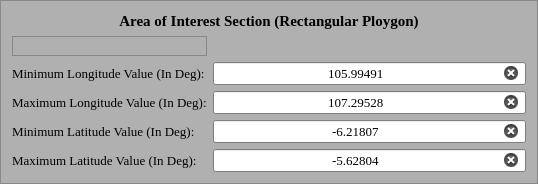
     <widget class="QFrame" name="Area_of_Interest_Frame">
      <property name="minimumSize">
       <size>
        <width>538</width>
        <height>169</height>
       </size>
      </property>
      <property name="maximumSize">
       <size>
        <width>600</width>
        <height>250</height>
       </size>
      </property>
      <property name="palette">
       <palette>
        <active>
         <colorrole role="WindowText">
          <brush brushstyle="SolidPattern">
           <color alpha="255">
            <red>0</red>
            <green>0</green>
            <blue>0</blue>
           </color>
          </brush>
         </colorrole>
         <colorrole role="Button">
          <brush brushstyle="SolidPattern">
           <color alpha="255">
            <red>176</red>
            <green>176</green>
            <blue>176</blue>
           </color>
          </brush>
         </colorrole>
         <colorrole role="Light">
          <brush brushstyle="SolidPattern">
           <color alpha="255">
            <red>255</red>
            <green>255</green>
            <blue>255</blue>
           </color>
          </brush>
         </colorrole>
         <colorrole role="Midlight">
          <brush brushstyle="SolidPattern">
           <color alpha="255">
            <red>215</red>
            <green>215</green>
            <blue>215</blue>
           </color>
          </brush>
         </colorrole>
         <colorrole role="Dark">
          <brush brushstyle="SolidPattern">
           <color alpha="255">
            <red>88</red>
            <green>88</green>
            <blue>88</blue>
           </color>
          </brush>
         </colorrole>
         <colorrole role="Mid">
          <brush brushstyle="SolidPattern">
           <color alpha="255">
            <red>117</red>
            <green>117</green>
            <blue>117</blue>
           </color>
          </brush>
         </colorrole>
         <colorrole role="Text">
          <brush brushstyle="SolidPattern">
           <color alpha="255">
            <red>0</red>
            <green>0</green>
            <blue>0</blue>
           </color>
          </brush>
         </colorrole>
         <colorrole role="BrightText">
          <brush brushstyle="SolidPattern">
           <color alpha="255">
            <red>255</red>
            <green>255</green>
            <blue>255</blue>
           </color>
          </brush>
         </colorrole>
         <colorrole role="ButtonText">
          <brush brushstyle="SolidPattern">
           <color alpha="255">
            <red>0</red>
            <green>0</green>
            <blue>0</blue>
           </color>
          </brush>
         </colorrole>
         <colorrole role="Base">
          <brush brushstyle="SolidPattern">
           <color alpha="255">
            <red>255</red>
            <green>255</green>
            <blue>255</blue>
           </color>
          </brush>
         </colorrole>
         <colorrole role="Window">
          <brush brushstyle="SolidPattern">
           <color alpha="255">
            <red>176</red>
            <green>176</green>
            <blue>176</blue>
           </color>
          </brush>
         </colorrole>
         <colorrole role="Shadow">
          <brush brushstyle="SolidPattern">
           <color alpha="255">
            <red>0</red>
            <green>0</green>
            <blue>0</blue>
           </color>
          </brush>
         </colorrole>
         <colorrole role="AlternateBase">
          <brush brushstyle="SolidPattern">
           <color alpha="255">
            <red>215</red>
            <green>215</green>
            <blue>215</blue>
           </color>
          </brush>
         </colorrole>
         <colorrole role="ToolTipBase">
          <brush brushstyle="SolidPattern">
           <color alpha="255">
            <red>255</red>
            <green>255</green>
            <blue>220</blue>
           </color>
          </brush>
         </colorrole>
         <colorrole role="ToolTipText">
          <brush brushstyle="SolidPattern">
           <color alpha="255">
            <red>0</red>
            <green>0</green>
            <blue>0</blue>
           </color>
          </brush>
         </colorrole>
         <colorrole role="PlaceholderText">
          <brush brushstyle="SolidPattern">
           <color alpha="127">
            <red>0</red>
            <green>0</green>
            <blue>0</blue>
           </color>
          </brush>
         </colorrole>
        </active>
        <inactive>
         <colorrole role="WindowText">
          <brush brushstyle="SolidPattern">
           <color alpha="255">
            <red>0</red>
            <green>0</green>
            <blue>0</blue>
           </color>
          </brush>
         </colorrole>
         <colorrole role="Button">
          <brush brushstyle="SolidPattern">
           <color alpha="255">
            <red>176</red>
            <green>176</green>
            <blue>176</blue>
           </color>
          </brush>
         </colorrole>
         <colorrole role="Light">
          <brush brushstyle="SolidPattern">
           <color alpha="255">
            <red>255</red>
            <green>255</green>
            <blue>255</blue>
           </color>
          </brush>
         </colorrole>
         <colorrole role="Midlight">
          <brush brushstyle="SolidPattern">
           <color alpha="255">
            <red>215</red>
            <green>215</green>
            <blue>215</blue>
           </color>
          </brush>
         </colorrole>
         <colorrole role="Dark">
          <brush brushstyle="SolidPattern">
           <color alpha="255">
            <red>88</red>
            <green>88</green>
            <blue>88</blue>
           </color>
          </brush>
         </colorrole>
         <colorrole role="Mid">
          <brush brushstyle="SolidPattern">
           <color alpha="255">
            <red>117</red>
            <green>117</green>
            <blue>117</blue>
           </color>
          </brush>
         </colorrole>
         <colorrole role="Text">
          <brush brushstyle="SolidPattern">
           <color alpha="255">
            <red>0</red>
            <green>0</green>
            <blue>0</blue>
           </color>
          </brush>
         </colorrole>
         <colorrole role="BrightText">
          <brush brushstyle="SolidPattern">
           <color alpha="255">
            <red>255</red>
            <green>255</green>
            <blue>255</blue>
           </color>
          </brush>
         </colorrole>
         <colorrole role="ButtonText">
          <brush brushstyle="SolidPattern">
           <color alpha="255">
            <red>0</red>
            <green>0</green>
            <blue>0</blue>
           </color>
          </brush>
         </colorrole>
         <colorrole role="Base">
          <brush brushstyle="SolidPattern">
           <color alpha="255">
            <red>255</red>
            <green>255</green>
            <blue>255</blue>
           </color>
          </brush>
         </colorrole>
         <colorrole role="Window">
          <brush brushstyle="SolidPattern">
           <color alpha="255">
            <red>176</red>
            <green>176</green>
            <blue>176</blue>
           </color>
          </brush>
         </colorrole>
         <colorrole role="Shadow">
          <brush brushstyle="SolidPattern">
           <color alpha="255">
            <red>0</red>
            <green>0</green>
            <blue>0</blue>
           </color>
          </brush>
         </colorrole>
         <colorrole role="AlternateBase">
          <brush brushstyle="SolidPattern">
           <color alpha="255">
            <red>215</red>
            <green>215</green>
            <blue>215</blue>
           </color>
          </brush>
         </colorrole>
         <colorrole role="ToolTipBase">
          <brush brushstyle="SolidPattern">
           <color alpha="255">
            <red>255</red>
            <green>255</green>
            <blue>220</blue>
           </color>
          </brush>
         </colorrole>
         <colorrole role="ToolTipText">
          <brush brushstyle="SolidPattern">
           <color alpha="255">
            <red>0</red>
            <green>0</green>
            <blue>0</blue>
           </color>
          </brush>
         </colorrole>
         <colorrole role="PlaceholderText">
          <brush brushstyle="SolidPattern">
           <color alpha="127">
            <red>0</red>
            <green>0</green>
            <blue>0</blue>
           </color>
          </brush>
         </colorrole>
        </inactive>
        <disabled>
         <colorrole role="WindowText">
          <brush brushstyle="SolidPattern">
           <color alpha="255">
            <red>88</red>
            <green>88</green>
            <blue>88</blue>
           </color>
          </brush>
         </colorrole>
         <colorrole role="Button">
          <brush brushstyle="SolidPattern">
           <color alpha="255">
            <red>176</red>
            <green>176</green>
            <blue>176</blue>
           </color>
          </brush>
         </colorrole>
         <colorrole role="Light">
          <brush brushstyle="SolidPattern">
           <color alpha="255">
            <red>255</red>
            <green>255</green>
            <blue>255</blue>
           </color>
          </brush>
         </colorrole>
         <colorrole role="Midlight">
          <brush brushstyle="SolidPattern">
           <color alpha="255">
            <red>215</red>
            <green>215</green>
            <blue>215</blue>
           </color>
          </brush>
         </colorrole>
         <colorrole role="Dark">
          <brush brushstyle="SolidPattern">
           <color alpha="255">
            <red>88</red>
            <green>88</green>
            <blue>88</blue>
           </color>
          </brush>
         </colorrole>
         <colorrole role="Mid">
          <brush brushstyle="SolidPattern">
           <color alpha="255">
            <red>117</red>
            <green>117</green>
            <blue>117</blue>
           </color>
          </brush>
         </colorrole>
         <colorrole role="Text">
          <brush brushstyle="SolidPattern">
           <color alpha="255">
            <red>88</red>
            <green>88</green>
            <blue>88</blue>
           </color>
          </brush>
         </colorrole>
         <colorrole role="BrightText">
          <brush brushstyle="SolidPattern">
           <color alpha="255">
            <red>255</red>
            <green>255</green>
            <blue>255</blue>
           </color>
          </brush>
         </colorrole>
         <colorrole role="ButtonText">
          <brush brushstyle="SolidPattern">
           <color alpha="255">
            <red>88</red>
            <green>88</green>
            <blue>88</blue>
           </color>
          </brush>
         </colorrole>
         <colorrole role="Base">
          <brush brushstyle="SolidPattern">
           <color alpha="255">
            <red>176</red>
            <green>176</green>
            <blue>176</blue>
           </color>
          </brush>
         </colorrole>
         <colorrole role="Window">
          <brush brushstyle="SolidPattern">
           <color alpha="255">
            <red>176</red>
            <green>176</green>
            <blue>176</blue>
           </color>
          </brush>
         </colorrole>
         <colorrole role="Shadow">
          <brush brushstyle="SolidPattern">
           <color alpha="255">
            <red>0</red>
            <green>0</green>
            <blue>0</blue>
           </color>
          </brush>
         </colorrole>
         <colorrole role="AlternateBase">
          <brush brushstyle="SolidPattern">
           <color alpha="255">
            <red>176</red>
            <green>176</green>
            <blue>176</blue>
           </color>
          </brush>
         </colorrole>
         <colorrole role="ToolTipBase">
          <brush brushstyle="SolidPattern">
           <color alpha="255">
            <red>255</red>
            <green>255</green>
            <blue>220</blue>
           </color>
          </brush>
         </colorrole>
         <colorrole role="ToolTipText">
          <brush brushstyle="SolidPattern">
           <color alpha="255">
            <red>0</red>
            <green>0</green>
            <blue>0</blue>
           </color>
          </brush>
         </colorrole>
         <colorrole role="PlaceholderText">
          <brush brushstyle="SolidPattern">
           <color alpha="127">
            <red>88</red>
            <green>88</green>
            <blue>88</blue>
           </color>
          </brush>
         </colorrole>
        </disabled>
       </palette>
      </property>
      <property name="autoFillBackground">
       <bool>true</bool>
      </property>
      <property name="frameShape">
       <enum>QFrame::StyledPanel</enum>
      </property>
      <property name="frameShadow">
       <enum>QFrame::Raised</enum>
      </property>
      <layout class="QGridLayout" name="gridLayout">
       <item row="0" column="0" colspan="2">
        <widget class="QLabel" name="Area_of_Interest_Text">
         <property name="font">
          <font>
           <family>Times New Roman</family>
           <pointsize>11</pointsize>
           <bold>true</bold>
          </font>
         </property>
         <property name="text">
          <string>Area of Interest Section (Rectangular Ploygon)</string>
         </property>
         <property name="alignment">
          <set>Qt::AlignCenter</set>
         </property>
        </widget>
       </item>
       <item row="1" column="0">
        <widget class="QFrame" name="Allignment_Box_5">
         <property name="frameShape">
          <enum>QFrame::StyledPanel</enum>
         </property>
         <property name="frameShadow">
          <enum>QFrame::Raised</enum>
         </property>
         <layout class="QGridLayout" name="gridLayout_9">
          <item row="0" column="0">
           <layout class="QGridLayout" name="gridLayout_10"/>
          </item>
         </layout>
        </widget>
       </item>
       <item row="2" column="0">
        <widget class="QLabel" name="Minimum_Longitude_Label">
         <property name="font">
          <font>
           <family>Times New Roman</family>
           <pointsize>10</pointsize>
          </font>
         </property>
         <property name="text">
          <string>Minimum Longitude Value (In Deg):</string>
         </property>
        </widget>
       </item>
       <item row="2" column="1">
        <widget class="QLineEdit" name="Minimum_Longitude_Input">
         <property name="font">
          <font>
           <family>Times New Roman</family>
           <pointsize>10</pointsize>
          </font>
         </property>
         <property name="cursor">
          <cursorShape>IBeamCursor</cursorShape>
         </property>
         <property name="focusPolicy">
          <enum>Qt::StrongFocus</enum>
         </property>
         <property name="autoFillBackground">
          <bool>false</bool>
         </property>
         <property name="inputMask">
          <string/>
         </property>
         <property name="text">
          <string extracomment="105.99491182116284">105.99491</string>
         </property>
         <property name="frame">
          <bool>true</bool>
         </property>
         <property name="alignment">
          <set>Qt::AlignCenter</set>
         </property>
         <property name="placeholderText">
          <string/>
         </property>
         <property name="cursorMoveStyle">
          <enum>Qt::LogicalMoveStyle</enum>
         </property>
         <property name="clearButtonEnabled">
          <bool>true</bool>
         </property>
        </widget>
       </item>
       <item row="3" column="0">
        <widget class="QLabel" name="Maximum_Longitude_Label">
         <property name="font">
          <font>
           <family>Times New Roman</family>
           <pointsize>10</pointsize>
          </font>
         </property>
         <property name="text">
          <string>Maximum Longitude Value (In Deg):</string>
         </property>
        </widget>
       </item>
       <item row="3" column="1">
        <widget class="QLineEdit" name="Maximum_Longitude_Input">
         <property name="font">
          <font>
           <family>Times New Roman</family>
           <pointsize>10</pointsize>
          </font>
         </property>
         <property name="cursor">
          <cursorShape>IBeamCursor</cursorShape>
         </property>
         <property name="focusPolicy">
          <enum>Qt::StrongFocus</enum>
         </property>
         <property name="autoFillBackground">
          <bool>false</bool>
         </property>
         <property name="inputMask">
          <string/>
         </property>
         <property name="text">
          <string extracomment="105.99491182116284">107.29528</string>
         </property>
         <property name="frame">
          <bool>true</bool>
         </property>
         <property name="alignment">
          <set>Qt::AlignCenter</set>
         </property>
         <property name="placeholderText">
          <string/>
         </property>
         <property name="cursorMoveStyle">
          <enum>Qt::LogicalMoveStyle</enum>
         </property>
         <property name="clearButtonEnabled">
          <bool>true</bool>
         </property>
        </widget>
       </item>
       <item row="4" column="0">
        <widget class="QLabel" name="Minimum_Latitude_Label">
         <property name="font">
          <font>
           <family>Times New Roman</family>
           <pointsize>10</pointsize>
          </font>
         </property>
         <property name="text">
          <string>Minimum Latitude Value (In Deg):</string>
         </property>
        </widget>
       </item>
       <item row="4" column="1">
        <widget class="QLineEdit" name="Minimum_Latitude_Input">
         <property name="font">
          <font>
           <family>Times New Roman</family>
           <pointsize>10</pointsize>
          </font>
         </property>
         <property name="cursor">
          <cursorShape>IBeamCursor</cursorShape>
         </property>
         <property name="focusPolicy">
          <enum>Qt::StrongFocus</enum>
         </property>
         <property name="autoFillBackground">
          <bool>false</bool>
         </property>
         <property name="inputMask">
          <string/>
         </property>
         <property name="text">
          <string extracomment="105.99491182116284">-6.21807</string>
         </property>
         <property name="frame">
          <bool>true</bool>
         </property>
         <property name="alignment">
          <set>Qt::AlignCenter</set>
         </property>
         <property name="placeholderText">
          <string/>
         </property>
         <property name="cursorMoveStyle">
          <enum>Qt::LogicalMoveStyle</enum>
         </property>
         <property name="clearButtonEnabled">
          <bool>true</bool>
         </property>
        </widget>
       </item>
       <item row="5" column="0">
        <widget class="QLabel" name="Maximum_Latitude_Label">
         <property name="font">
          <font>
           <family>Times New Roman</family>
           <pointsize>10</pointsize>
          </font>
         </property>
         <property name="text">
          <string>Maximum Latitude Value (In Deg):</string>
         </property>
        </widget>
       </item>
       <item row="5" column="1">
        <widget class="QLineEdit" name="Maximum_Latitude_Input">
         <property name="font">
          <font>
           <family>Times New Roman</family>
           <pointsize>10</pointsize>
          </font>
         </property>
         <property name="cursor">
          <cursorShape>IBeamCursor</cursorShape>
         </property>
         <property name="focusPolicy">
          <enum>Qt::StrongFocus</enum>
         </property>
         <property name="autoFillBackground">
          <bool>false</bool>
         </property>
         <property name="inputMask">
          <string/>
         </property>
         <property name="text">
          <string extracomment="105.99491182116284">-5.62804</string>
         </property>
         <property name="frame">
          <bool>true</bool>
         </property>
         <property name="alignment">
          <set>Qt::AlignCenter</set>
         </property>
         <property name="placeholderText">
          <string/>
         </property>
         <property name="cursorMoveStyle">
          <enum>Qt::LogicalMoveStyle</enum>
         </property>
         <property name="clearButtonEnabled">
          <bool>true</bool>
         </property>
        </widget>
       </item>
      </layout>
     </widget>
